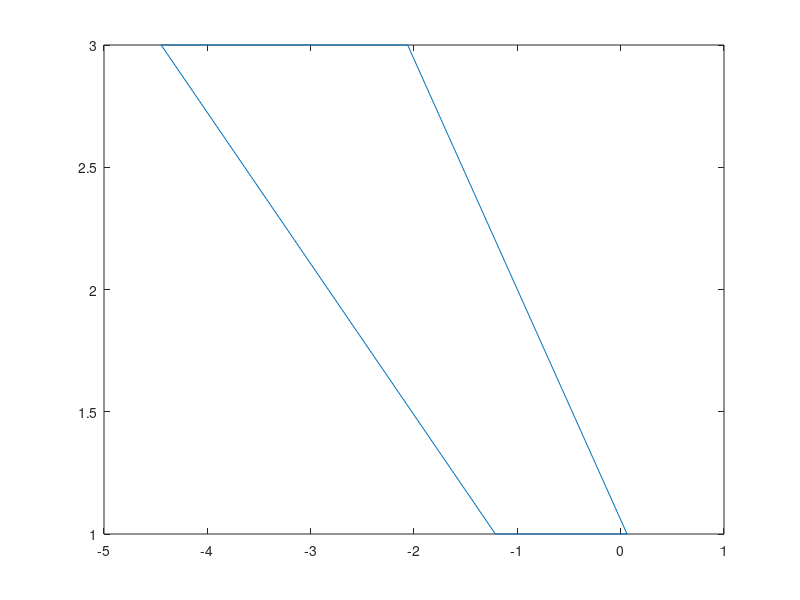

This figure's MATLAB source:
% modRelDistortion.m


% DOING PHYSICS WITH MATLAB: 
%   ../mphome.htm
% Documentation
%   http://www.physics.usyd.edu.au/teach_res/mp/doc/.htm
% Download Scripts
%   http://www.physics.usyd.edu.au/teach_res/mp/mscripts/

% VISUAL PHYSICS ON LINE
%    http://www.physics.usyd.edu.au/teach_res/hsp/sp/spHome.htm

% Ian Cooper  MatlabVisualPhysics@gmail.com

% 191009   Matlab 2019b


clear
%close all
clc

% INPUTS ==============================================================
tS = 1;
c = 1;
v = 0.9*c;
G = 1/sqrt(1-v^2/c^2);

xM = [-1 1 1 -1];
yM = [ 1 1 3  3];

zM = [ 1 1 1  1];

tM = zeros(1,4);
xS = zeros(1,4);
yS = yM;
zS = zM;

% aQ = 1/G^2;
% 
% for cc = 1:4
%   bQ = -2*(xM(cc)/G + v*tS);
%   cQ = v^2*tS^2 + xM(cc)^2/G^2 + 2*xM(cc)*v*tS/G - v^2*(yM(cc)^2 + zM(cc)^2) /c^2;
%   xS(cc) = (-bQ - sqrt(bQ^2 - 4*aQ*cQ))/(2*aQ);   
% end

for cc = 1:4
  aQ = c^2;
  bQ = -2*tS*G*c^2;
  cQ = c^2*tS^2 - 2*tS*G*v*xM(cc) - xM(cc)^2 - yM(cc)^2 - zM(cc)^2
  tM(cc) = (-bQ - sqrt(bQ^2 - 4*aQ*cQ))/(2*aQ);   
end

  xS = G.*(xM + v.*tM);
  
figure(1)

xP = [xS xS(1)]; yP = [yS yS(1)];

plot(xP,yP)
%xlim([-20,20])
hold on
%plot([xP(1) xP(end)],[yP(1) yP(end)])
